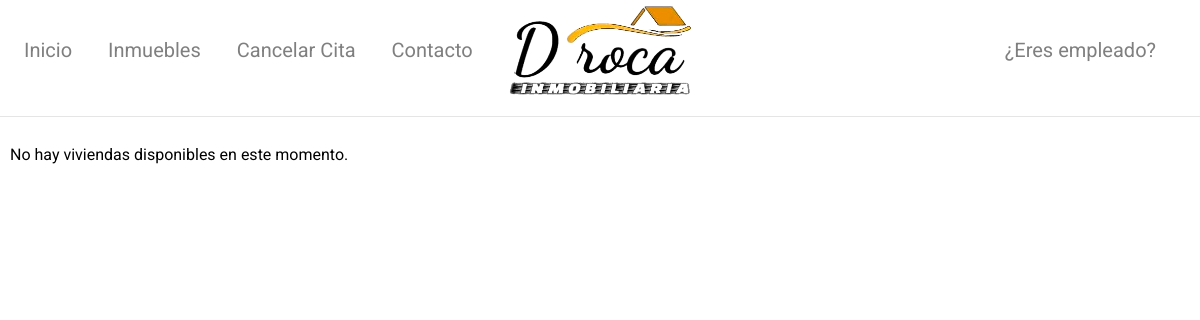
Before: /empleados.php with the older database file.
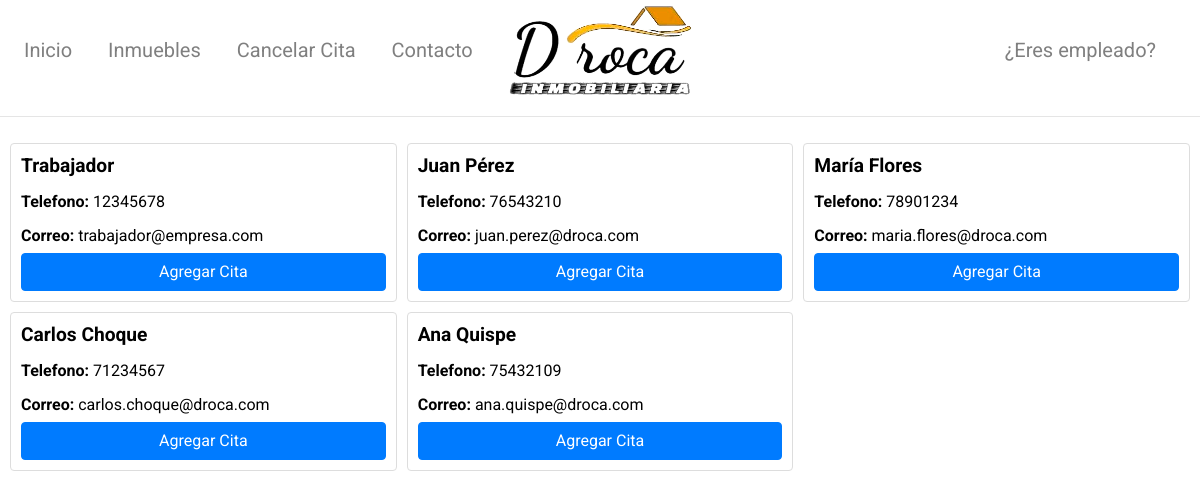
After: the same page with the newer database file.
### tables this page shows
CREATE TABLE Trabajador (
    idTrabajador int  NOT NULL AUTO_INCREMENT,
    Nombre varchar(100)  NOT NULL,
    Telefono char(8)  NOT NULL,
    Correo varchar(100)  NOT NULL,
    CONSTRAINT Trabajador_pk PRIMARY KEY (idTrabajador)
);

### Logica/sql.php (called while the page is built, shortened)
<?php
function Conectarse()
{
    if (!($link = mysqli_connect("localhost", "root", ""))) {
        return 0;
    }
    return $link;
}
function obtenerTabajadores() {
    $conexion = Conectarse();
    $consulta = "SELECT * FROM trabajador;";
    $resultado = mysqli_query($conexion, $consulta);
    if ($resultado) {
        $trabajadores = mysqli_fetch_all($resultado, MYSQLI_ASSOC);
    } else {
        $trabajadores = [];
    }
    return $trabajadores;
}
?>

### empleados.php (the view, shortened to what this page needs)
<!DOCTYPE html>
<html lang="es">
<head>
  <link href="https://maxcdn.bootstrapcdn.com/bootstrap/4.5.2/css/bootstrap.min.css" rel="stylesheet">
</head>
<body>
  <?php include('header.php'); ?>
  <hr>
  <div class="grid-container">
  <?php
include('Logica/sql.php');
$trabajador = obtenerTabajadores();
if (!empty($trabajador)) {
    foreach ($trabajador as $index => $fila) {
        echo "<div class='card'>";
        echo "<h2>{$fila['Nombre']}</h2>";
        echo "<p><strong>Telefono:</strong> {$fila['Telefono']}</p>";
        echo "<p><strong>Correo:</strong> {$fila['Correo']}</p>";
        echo "<button class='btn btn-primary' onclick='openModal($index)'>Agregar Cita</button>";
        echo "</div>";
    }
} else {
    echo "<p>No hay viviendas disponibles en este momento.</p>";
}
?>
  </div>
</body>
</html>

### header.php (shortened to what this page needs)
<nav class="navbar navbar-expand-lg navbar-light bg-white">
  <a class="navbar-brand" href="index.php">
    <img src="images/Logo.png" class="d-inline-block align-top" alt="Logo">
  </a>
  <div class="collapse navbar-collapse" id="navbarSupportedContent">
    <ul class="navbar-nav mr-auto">
      <li class="nav-item">
        <a class="nav-link" href="index.php">Inicio</a>
      </li>
      <li class="nav-item">
        <a class="nav-link" href="inmuebles.php">Inmuebles</a>
        <li class="nav-item">
          <a class="nav-link" href="citas.php">Cancelar Cita</a>
        </li>
      </li>
      <li class="nav-item">
        <a class="nav-link" href="contacto.php">Contacto</a>
      </li>
    </ul>
    <ul class="navbar-nav ml-auto">
      <li class="nav-item">
        <a class="nav-link" href="panelControl.php">¿Eres empleado?</a>
      </li>
    </ul>
  </div>
</nav>

### empleados.php (style rules this page uses)
body { background-color: #FFFFFF; color: #000000; font-family: 'Roboto', sans-serif; }
.grid-container { display: grid; grid-template-columns: repeat(3, 1fr); gap: 10px; padding: 10px; }
.card { border: 1px solid #dddddd; padding: 10px; text-align: left; position: relative; }
.card h2 { font-weight: bold; font-size: 1.2em; }
.card p { margin: 5px 0; }

### header.php (style rules this page uses)
.navbar { height: 100px; background-color: wheat; }
.navbar .navbar-brand { display: flex; align-items: center; position: absolute; left: 50%; transform: translateX(-50%); height: 100%; }
.navbar .navbar-brand img { max-height: 100%; height: auto; width: auto; }
.navbar-nav .nav-link { font-size: 20px; padding: 20px; margin-right: 20px; }

Changed rows visible on the page:
added trabajador: Nombre "Trabajador", Telefono "12345678", Correo "trabajador@empresa.com"
added trabajador: Nombre "Juan Pérez", Telefono "76543210", Correo "juan.perez@droca.com"
added trabajador: Nombre "María Flores", Telefono "78901234", Correo "maria.flores@droca.com"
added trabajador: Nombre "Carlos Choque", Telefono "71234567", Correo "carlos.choque@droca.com"
added trabajador: Nombre "Ana Quispe", Telefono "75432109", Correo "ana.quispe@droca.com"
Other visible differences:
text no longer shown: "No hay viviendas disponibles en este momento."
